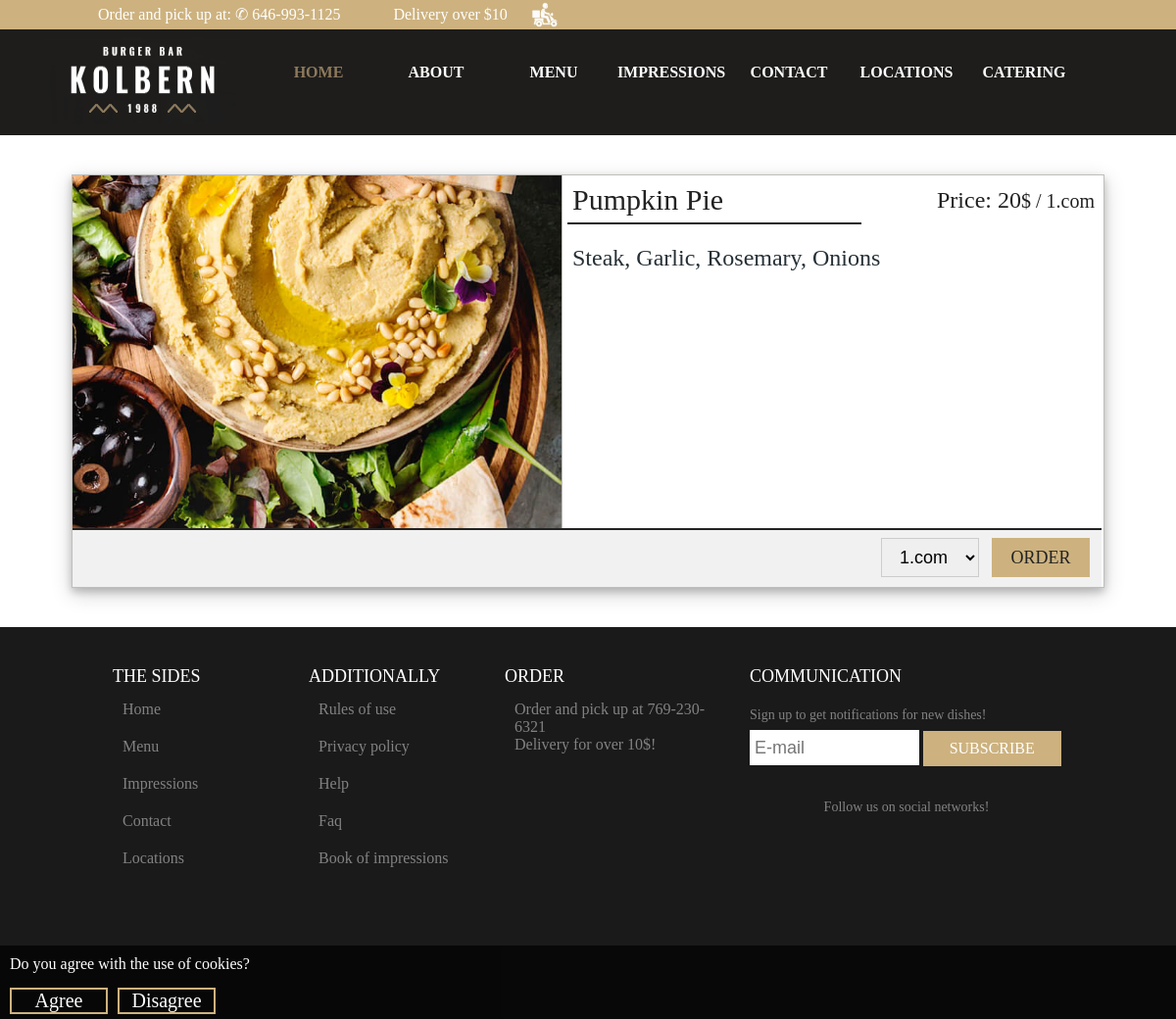
Page /prikaz.php?id=43 on the committed database.
### tables this page shows
CREATE TABLE `jela` (
  `id` int(7) NOT NULL,
  `jelo` text NOT NULL,
  `tip` text NOT NULL,
  `opis` text NOT NULL,
  `slika` varchar(100) NOT NULL,
  `cena` int(7) NOT NULL,
  `datum` timestamp NOT NULL DEFAULT CURRENT_TIMESTAMP
);

### prikaz.php (the view, shortened to what this page needs)
<?php include("head.php"); ?>
<?php
$id=$_GET["id"];
$sql="SELECT * FROM jela WHERE id=$id";
$upit=mysqli_query($conn,$sql);
$red=mysqli_fetch_assoc($upit);
?>
<div class="prikaz">
<img src="<?=$red["slika"]?>">
<nav>
<header><?=$red["jelo"]?></header>
<footer style="font-family:geomanist;">Price: <?=$red["cena"]?><small>$ / 1.com</small></footer>
</nav>
<main <?=$pad?>><?=$red["opis"]?></main>
<div class="nosiformu">
<form action="korpa.php" method="post">
<select name="kolicina">
<option value="1"><?php if($red["tip"]=="pice"){echo "1.com";} else{echo "1.com";} ?></option>
</select>
<input type="submit" value="ORDER">
</form>
</div>
</div>
<?php include("futer.php"); ?>

### style.css (style rules this page uses)
html { font-size:100%; }
html { scroll-behavior:smooth; }
body { margin:0; padding:0; font-size:16px; background:#f0f0fa; font-family:geomanist; }
* { box-sizing:border-box; -webkit-box-sizing:border-box; -moz-box-sizing:border-box; -o-box-sizing:border-box; }
footer { background:#1a1a1a; }

### prikaz.php (style rules this page uses)
body { background:#fff; }
.prikaz { width:1054px; min-height:300px; margin:40px auto; border:solid 1px #bebebb; overflow:hidden; box-shadow: 0 4px 8px 0 rgba(0, 0, 0, 0.2), 0 6px 20px 0 rgba(0, 0, 0, 0.19); }
.prikaz::after { clear:both; display:table; content:""; }
.prikaz img { display:block; width:500px; height:360px; object-fit:cover; float:left; background:#fff; border-right:solid 1px #bebebb; background:#f1f1f1; }
.prikaz nav { width:548px; float:left; margin:0; }
.prikaz nav::after { clear:both; display:table; content:""; }
.prikaz header { width:300px; min-height:50px; line-height:30px; font-size:30px; padding-left:5px; padding-top:10px; color:#222; float:left; border-bottom:solid 2px #222; font-family:geomanist; margin-left:5px; }
.prikaz footer { width:243px; min-height:50px; line-height:50px; text-align:right; padding-right:5px; color:#222; background:#fff; font-size:24px; float:left; }
.prikaz main { width:548px; height:300px; color:#263036; white-space:pre-wrap; padding:20px 20px 20px 10px; float:left; font-family:geomanist; font-size:24px; }
.prikaz form { width:300px; padding:2px 0; text-align:center; position:absolute; right:0; }
.prikaz select { width:100px; height:40px; font-size:18px; margin:6px 50px 0 0; padding-left:14px; outline:none; border:solid 1px #ccc; }
.prikaz input[type="submit"] { width:100px; height:40px; font-size:18px; background:#cdb27f; color:#222; border:none; position:absolute; right:12px; top:8px; transition:ease 0.5s; font-family:geomanist; outline:none; }
.nosiformu { width:1050px; height:60px; position:relative; background:#f1f1f1; border-top:solid 2px #222; }

### rows in the picture
jela: slika (picture), jelo "Pumpkin Pie", cena "20", opis "Steak, Garlic, Rosemary, Onions", kolicina "1.com"
